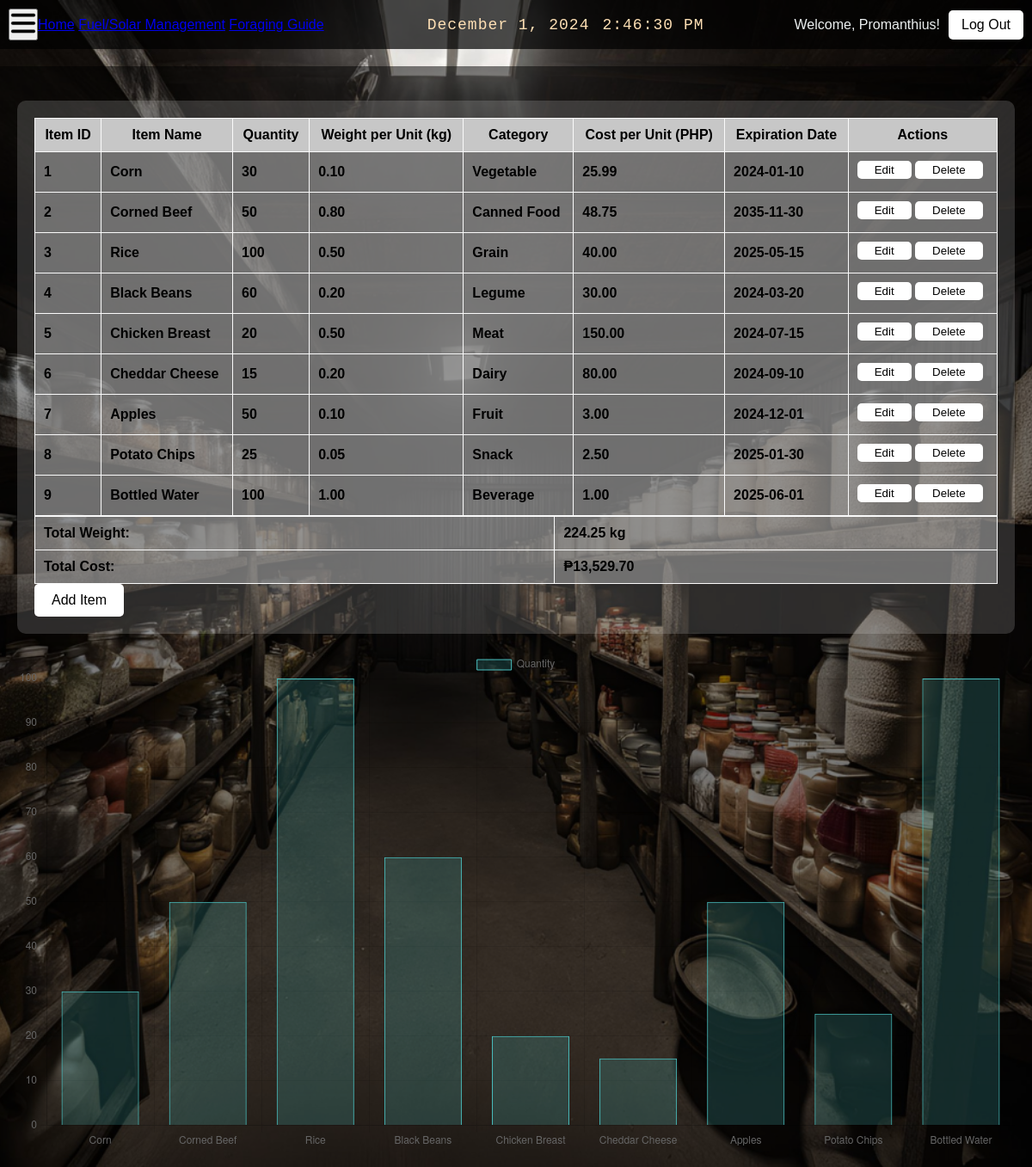
Page /food.php (signed in) on the committed database.
### tables this page shows
CREATE TABLE `food_items` (
  `id` int(11) NOT NULL,
  `name` varchar(100) NOT NULL,
  `quantity` int(11) NOT NULL,
  `weight_per_unit` decimal(10,2) NOT NULL,
  `category` enum('Vegetable','Canned Food','Grain','Legume','Meat','Dairy','Fruit','Snack','Beverage') NOT NULL,
  `cost_per_unit` decimal(10,2) NOT NULL,
  `expiration_date` date NOT NULL,
  `date_registered` timestamp NOT NULL DEFAULT current_timestamp()
);

### food.php (the view, shortened to what this page needs)
<?php
require 'db.php';
$username = $_SESSION['username'];
$query = "SELECT id, name, quantity, weight_per_unit, category, cost_per_unit, expiration_date FROM food_items";
$stmt = $pdo->prepare($query);
$stmt->execute();
$food_items = $stmt->fetchAll(PDO::FETCH_ASSOC);
$total_weight = 0;
$total_cost = 0;
foreach ($food_items as $item) {
    $total_weight += $item['quantity'] * $item['weight_per_unit'];
    $total_cost += $item['quantity'] * $item['cost_per_unit'];
}
?>
<!DOCTYPE html>
<html lang="en">
<head>
    <link rel="stylesheet" href="style.css">
</head>
<body onload="updateClock()">
    <div class="header">
        <div class="nav">
            <button class="dropdown-button" onclick="toggleDropdown()">
                <img src="img/menu.png" alt="Dropdown">
            </button>
            <div class="dropdown-menu">
                <a href="index.php">Home</a>
                <a href="#">Fuel/Solar Management</a>
                <a href="#">Foraging Guide</a>
            </div>
        </div>
        <div class="clock-calendar">
            <span id="calendar"></span>
            <span id="clock"></span>
        </div>
        <div class="profile">
            <span class="profile-name">Welcome, <?php echo htmlspecialchars($username); ?>!</span>
            <a href="logout.php" class="logout">Log Out</a>
        </div>
    </div>
    <div class="content">
        <div class="table-container">
            <table>
                <thead>
                    <tr>
                        <th>Item ID</th>
                        <th>Item Name</th>
                        <th>Quantity</th>
                        <th>Weight per Unit (kg)</th>
                        <th>Category</th>
                        <th>Cost per Unit (PHP)</th>
                        <th>Expiration Date</th>
                        <th>Actions</th>
                    </tr>
                </thead>
                <tbody id="food-items-table-body">
                    <?php foreach ($food_items as $item): ?>
                    <tr>
                        <td><?php echo htmlspecialchars($item['id']); ?></td>
                        <td><?php echo htmlspecialchars($item['name']); ?></td>
                        <td><?php echo htmlspecialchars($item['quantity']); ?></td>
                        <td><?php echo htmlspecialchars($item['weight_per_unit']); ?></td>
                        <td><?php echo htmlspecialchars($item['category']); ?></td>
                        <td><?php echo htmlspecialchars($item['cost_per_unit']); ?></td>
                        <td><?php echo htmlspecialchars($item['expiration_date']); ?></td>
                        <td>
                            <button class="edit" onclick="openEditModal(<?php echo htmlspecialchars($item['id']); ?>)">Edit</button>
                            <button class="delete" onclick="deleteItem(<?php echo htmlspecialchars($item['id']); ?>)">Delete</button>
                        </td>
                    </tr>
                    <?php endforeach; ?>
                </tbody>
            </table>
            <table class="totals-table">
                <tbody>
                    <tr>
                        <td><strong>Total Weight:</strong></td>
                        <td id="total-weight"><?php echo $total_weight; ?> kg</td>
                    </tr>
                    <tr>
                        <td><strong>Total Cost:</strong></td>
                        <td id="total-cost">₱<?php echo number_format($total_cost, 2); ?></td>
                    </tr>
                </tbody>
            </table>
            <button class="add-button" onclick="openAddModal()">Add Item</button>
        </div>
        <div class="chart-container">
            <canvas id="foodChart"></canvas>
 <script>
                const ctx = document.getElementById('foodChart').getContext('2d');
                const foodChart = new Chart(ctx, {
                    type: 'bar',
                    data: {
                        labels: <?php echo json_encode(array_column($food_items, 'name')); ?>,
                        datasets: [{
                            label: 'Quantity',
                            data: <?php echo json_encode(array_column($food_items, 'quantity')); ?>,
                            backgroundColor: 'rgba(75, 192, 192, 0.2)',
                            borderColor: 'rgba(75, 192, 192, 1)',
                            borderWidth: 1
                        }]
                    },
                    options: {
                        scales: {
                            y: {
                                beginAtZero: true
                            }
                        }
                    }
                });
            </script>
        </div>
    </div>
</body>
</html>

### style.css (style rules this page uses)
* { margin: 0; padding: 0; box-sizing: border-box; }
body, html { height: 100%; font-family: Arial, sans-serif; background-image: url('img/bg_food.png'); background-size: cover; background-position: center; color: #ecf0f1; }
.header { display: flex; justify-content: space-between; align-items: center; padding: 10px; background-color: rgba(0, 0, 0, 0.7); }
.header .nav { display: flex; align-items: center; }
.header .clock-calendar { display: flex; align-items: center; font-family: 'Courier New', Courier, monospace; font-size: 18px; letter-spacing: 1px; color: #ffe0b5; }
.header .clock-calendar span { margin-left: 15px; }
.header .profile { display: flex; align-items: center; }
.header .profile .profile-name { margin-right: 10px; }
.header .logout { background-color: #ffffff; padding: 8px 15px; border-radius: 5px; text-decoration: none; color: #000000; transition: background-color 0.3s ease-in-out; }
.content { padding: 20px; background: rgba(0, 0, 0, 0.5); margin-top: 20px; }
.table-container { margin: 20px 0; background: rgba(255, 255, 255, 0.158); padding: 20px; border-radius: 10px; }
table { width: 100%; border-collapse: collapse; color: #000000; font-weight: bold; }
th, td { background-color: #949494a4; padding: 10px; border: 1px solid #fafafa; }
th { background: #c7c7c7; }
.add-button { background-color: #ffffff; color: rgb(0, 0, 0); padding: 10px 20px; border: none; border-radius: 5px; cursor: pointer; font-size: 16px; }
.edit, .delete { border: none; padding: 3px 20px; margin-bottom: 5px; border-radius: 5px; background-color: #fff; color: black; }

### rows in the picture
food_items: id "1", name "Corn", quantity "30", weight_per_unit "0.10", category "Vegetable", cost_per_unit "25.99", expiration_date "2024-01-10"
food_items: id "2", name "Corned Beef", quantity "50", weight_per_unit "0.80", category "Canned Food", cost_per_unit "48.75", expiration_date "2035-11-30"
food_items: id "3", name "Rice", quantity "100", weight_per_unit "0.50", category "Grain", cost_per_unit "40.00", expiration_date "2025-05-15"
food_items: id "4", name "Black Beans", quantity "60", weight_per_unit "0.20", category "Legume", cost_per_unit "30.00", expiration_date "2024-03-20"
food_items: id "5", name "Chicken Breast", quantity "20", weight_per_unit "0.50", category "Meat", cost_per_unit "150.00", expiration_date "2024-07-15"
food_items: id "6", name "Cheddar Cheese", quantity "15", weight_per_unit "0.20", category "Dairy", cost_per_unit "80.00", expiration_date "2024-09-10"
food_items: id "7", name "Apples", quantity "50", weight_per_unit "0.10", category "Fruit", cost_per_unit "3.00", expiration_date "2024-12-01"
food_items: id "8", name "Potato Chips", quantity "25", weight_per_unit "0.05", category "Snack", cost_per_unit "2.50", expiration_date "2025-01-30"
food_items: id "9", name "Bottled Water", quantity "100", weight_per_unit "1.00", category "Beverage", cost_per_unit "1.00", expiration_date "2025-06-01"

### other values in the picture
$username "Promanthius"
$total_weight "224.25"
$total_cost "13,529.70"
chart data {{ json_encode(array_column($food_items, 'name')) }} ["Corn","Corned Beef","Rice","Black Beans","Chicken Breast","Cheddar Cheese","Apples","Potato Chips","Bottled Water"]
chart data {{ json_encode(array_column($food_items, 'quantity')) }} [30,50,100,60,20,15,50,25,100]
